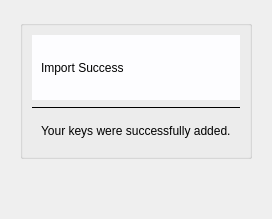
         <widget class="QWidget" name="added_keys_page">
          <layout class="QGridLayout" name="gridLayout_149">
           <item row="0" column="0">
            <widget class="QFrame" name="frame_113">
             <property name="frameShape">
              <enum>QFrame::NoFrame</enum>
             </property>
             <property name="frameShadow">
              <enum>QFrame::Plain</enum>
             </property>
             <layout class="QGridLayout" name="gridLayout_150">
              <item row="0" column="0">
               <widget class="QGroupBox" name="groupBox_24">
                <property name="title">
                 <string/>
                </property>
                <layout class="QGridLayout" name="gridLayout_151">
                 <item row="1" column="0">
                  <widget class="Line" name="line_26">
                   <property name="frameShadow">
                    <enum>QFrame::Plain</enum>
                   </property>
                   <property name="orientation">
                    <enum>Qt::Horizontal</enum>
                   </property>
                  </widget>
                 </item>
                 <item row="0" column="0">
                  <widget class="QFrame" name="frame_114">
                   <property name="minimumSize">
                    <size>
                     <width>0</width>
                     <height>65</height>
                    </size>
                   </property>
                   <property name="maximumSize">
                    <size>
                     <width>16777215</width>
                     <height>65</height>
                    </size>
                   </property>
                   <property name="styleSheet">
                    <string notr="true">background-color: rgb(253, 253, 255);
</string>
                   </property>
                   <property name="frameShape">
                    <enum>QFrame::NoFrame</enum>
                   </property>
                   <property name="frameShadow">
                    <enum>QFrame::Plain</enum>
                   </property>
                   <layout class="QGridLayout" name="gridLayout_152">
                    <item row="0" column="0">
                     <widget class="QLabel" name="label_91">
                      <property name="styleSheet">
                       <string notr="true">background-color: rgb(253, 253, 255, 0);
font: 24pt &quot;Helvetica&quot;;</string>
                      </property>
                      <property name="text">
                       <string>Import Success</string>
                      </property>
                     </widget>
                    </item>
                   </layout>
                  </widget>
                 </item>
                 <item row="2" column="0">
                  <widget class="QFrame" name="frame_115">
                   <property name="styleSheet">
                    <string notr="true">border-radius: 3px;</string>
                   </property>
                   <property name="frameShape">
                    <enum>QFrame::NoFrame</enum>
                   </property>
                   <property name="frameShadow">
                    <enum>QFrame::Plain</enum>
                   </property>
                   <layout class="QGridLayout" name="gridLayout_153">
                    <item row="0" column="0">
                     <widget class="QLabel" name="label_92">
                      <property name="styleSheet">
                       <string notr="true">font: 16pt 'Helvetica';</string>
                      </property>
                      <property name="text">
                       <string>Your keys were successfully added.</string>
                      </property>
                     </widget>
                    </item>
                   </layout>
                  </widget>
                 </item>
                </layout>
               </widget>
              </item>
              <item row="1" column="0">
               <spacer name="verticalSpacer_14">
                <property name="orientation">
                 <enum>Qt::Vertical</enum>
                </property>
                <property name="sizeHint" stdset="0">
                 <size>
                  <width>20</width>
                  <height>40</height>
                 </size>
                </property>
               </spacer>
              </item>
             </layout>
            </widget>
           </item>
          </layout>
         </widget>
